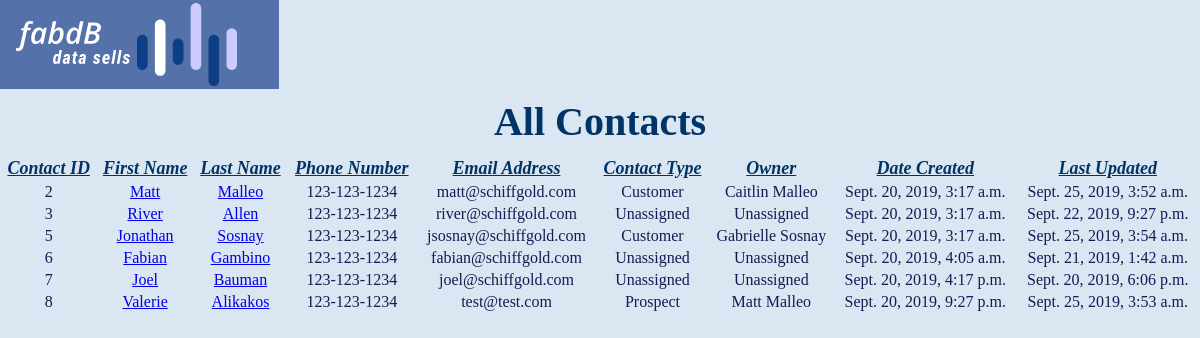
Page /profiles/ (signed in) on the committed database.
### contacts/models.py (models this page shows, shortened)
class Contact(models.Model):
    contact_id = models.AutoField(primary_key=True)
    first_name = models.CharField(max_length=30,default="")
    last_name = models.CharField(max_length=30,default="")
    phone_number = models.CharField(max_length=30,default="")
    email_address = models.EmailField()
    contact_type = models.CharField(max_length=30,default="Unassigned")
    owner = models.CharField(max_length=30,default="Unassigned")
    date_created = models.DateTimeField(auto_now_add=True)
    last_updated = models.DateTimeField(auto_now=True)

### contacts/views.py (the view)
def all_contacts(request):
    contacts = Contact.objects.all().order_by('date_created')
    if not request.user.is_authenticated:
        return redirect('/')
    else:
        return render(request, 'contacts/all-contacts.html', {'contacts': contacts})

### contacts/templates/contacts/all-contacts.html (shortened to what this page needs)
{% load static from staticfiles %}
<!DOCTYPE html>
<html lang="en" dir="ltr">
  <head>
  </head>
  <body>
    <link rel="stylesheet" href="{% static 'all-contacts.css' %}">
    <img src="/static/test-logo.png" alt="fabdb logo">
    <h1>All Contacts</h1>
    <table>
      <tr>
        <th>Contact ID</th>
        <th>First Name</th>
        <th>Last Name</th>
        <th>Phone Number</th>
        <th>Email Address</th>
        <th>Contact Type</th>
        <th>Owner</th>
        <th>Date Created</th>
        <th>Last Updated</th>
      </tr>
      {% for contact in contacts %}
      <tr>
        <td>{{contact.contact_id}}</td>
        <td><a href="/profiles/contact">{{contact.first_name}}</td></a>
        <td><a href="/profiles/contact">{{contact.last_name}}</td></a>
        <td>{{contact.phone_number}}</td>
        <td>{{contact.email_address}}</td>
        <td>{{contact.contact_type}}</td>
        <td>{{contact.owner}}</td>
        <td>{{contact.date_created}}</td>
        <td>{{contact.last_updated}}</td>
      {% endfor %}
      </tr>
    </table>
  </body>
</html>

### assets/all-contacts.css (style rules this page uses)
body, html { min-height: 100%; }
body { font-family: "Lucida Console", Monaco, serif; background-image: url(/static/horizon.jpg); background-repeat: no-repeat; background-size: cover; margin: auto; }
img { position: relative; display: inline-block; margin-left: auto; margin-right: auto; margin-bottom: auto; }
h1 { position: relative; margin-top: 5px; margin-bottom: 10px; text-align: center; font-size: 40px; color: #003366; }
table { width: 100%; }
table th { text-align: center; text-decoration: underline; font-size: 18px; font-style: italic; color: #003366; }
table tr { text-align: center; font-size: 16px; color: #151B54; }

### rows in the picture
Contact: contact_id "2", first_name "Matt", last_name "Malleo", phone_number "123-123-1234", email_address "matt@schiffgold.com", contact_type "Customer", owner "Caitlin Malleo", date_created "Sept. 20, 2019, 3:17 a.m.", last_updated "Sept. 25, 2019, 3:52 a.m."
Contact: contact_id "3", first_name "River", last_name "Allen", phone_number "123-123-1234", email_address "river@schiffgold.com", contact_type "Unassigned", owner "Unassigned", date_created "Sept. 20, 2019, 3:17 a.m.", last_updated "Sept. 22, 2019, 9:27 p.m."
Contact: contact_id "5", first_name "Jonathan", last_name "Sosnay", phone_number "123-123-1234", email_address "jsosnay@schiffgold.com", contact_type "Customer", owner "Gabrielle Sosnay", date_created "Sept. 20, 2019, 3:17 a.m.", last_updated "Sept. 25, 2019, 3:54 a.m."
Contact: contact_id "6", first_name "Fabian", last_name "Gambino", phone_number "123-123-1234", email_address "fabian@schiffgold.com", contact_type "Unassigned", owner "Unassigned", date_created "Sept. 20, 2019, 4:05 a.m.", last_updated "Sept. 21, 2019, 1:42 a.m."
Contact: contact_id "7", first_name "Joel", last_name "Bauman", phone_number "123-123-1234", email_address "joel@schiffgold.com", contact_type "Unassigned", owner "Unassigned", date_created "Sept. 20, 2019, 4:17 p.m.", last_updated "Sept. 20, 2019, 6:06 p.m."
Contact: contact_id "8", first_name "Valerie", last_name "Alikakos", phone_number "123-123-1234", email_address "test@test.com", contact_type "Prospect", owner "Matt Malleo", date_created "Sept. 20, 2019, 9:27 p.m.", last_updated "Sept. 25, 2019, 3:53 a.m."
